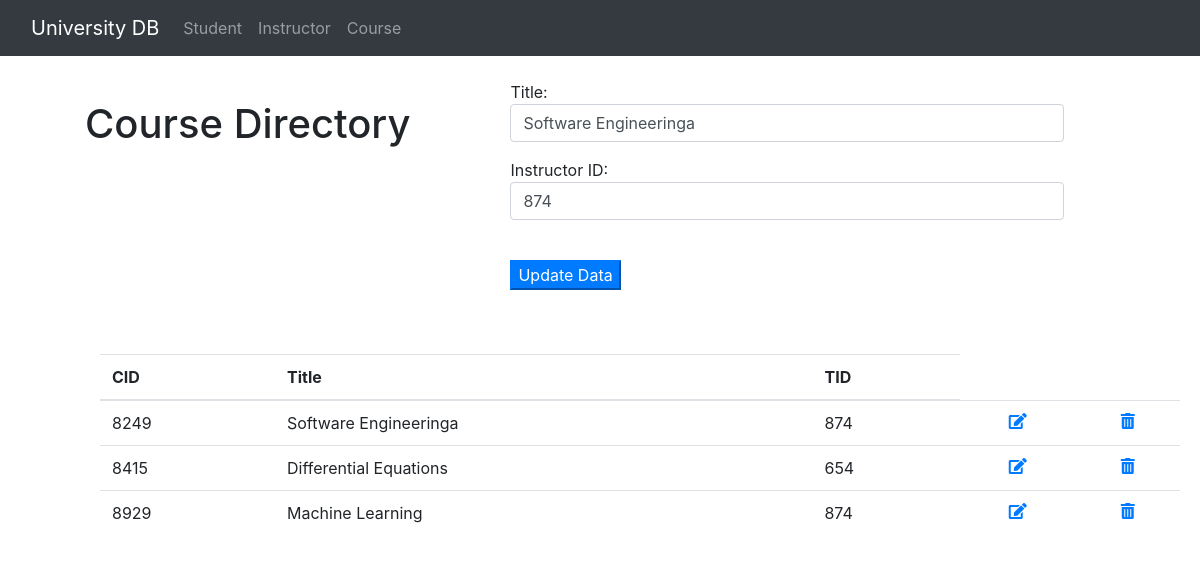
/course/query_edit?etitle=Software+Engineeringa&etid=874, run on the app's committed database.
### tables this page shows
CREATE TABLE course (
        cid INTEGER NOT NULL,
        title VARCHAR(256) NOT NULL,
        tid INTEGER NOT NULL,

        PRIMARY KEY (cid),
        FOREIGN KEY (tid) REFERENCES instructor(tid)
    );

### api.py (the view)
@app.route('/course/query_edit',methods = ['POST', 'GET']) #this is when user clicks edit link
def sql_edit_course_link():
    from functions.sqlquery import sql_query, sql_query2
    if request.method == 'GET':
        etid = request.args.get('etid')
        etitle = request.args.get('etitle')
        eresults = sql_query2(''' SELECT * FROM course where title = ? and tid = ?''', (etitle,etid))
    results = sql_query(''' SELECT * FROM course''')
    return render_template('coursedb.html', eresults=eresults, results=results)

### functions/sqlquery.py (called while the page is built)
def sql_query(query):
    cur = conn.cursor()
    cur.execute(query)
    rows = cur.fetchall()
    return rows

def sql_query2(query,var):
    cur = conn.cursor()
    cur.execute(query,var)
    rows = cur.fetchall()
    return rows

### templates/coursedb.html (shortened to what this page needs)
<html>
    <head>
        <link rel="stylesheet" href="https://use.fontawesome.com/releases/v5.1.0/css/all.css"
>
        <link rel="stylesheet" href="https://stackpath.bootstrapcdn.com/bootstrap/4.1.1/css/bootstrap.min.css"
>
    </head>
    <body>
        {% include 'navbar.html' %}
        <br>
        <div class='row'>
            <div style='margin-left: 100px; padding-block: 20px;'>
                <h1>
                    Course Directory
                </h1>
            </div>
            {% block content %}
            {% if 'query_edit' in request.url %}
            <div style='margin-left: 100px; width: 45%;'>
                {% for eresult in eresults %}
                <form action="/course/edit" method="POST">
                    <p>Title: <input class="form-control" type="text" name="title" style='width: 100%;'
                            value='{{eresult["title"]}}' /></p>
                    <p>Instructor ID: <input class="form-control" type="text" name="tid" style='width: 100%;'
                            value='{{eresult["tid"]}}' /></p>
                    {% endfor %}
                    <br>
                    <p><input class="btn-primary" type="submit" value="Update Data" /></p>
                </form>
            </div>
            {% endif %}
            {% endblock content %}
        </div>
        <br><br>
        <table class='table table-hover' style='margin-left: 100px; margin-right: 100px; width: 90%;'>
            <thead>
                <tr>
                    <th>CID</th>
                    <th>Title</th>
                    <th>TID</th>
                </tr>
            </thead>
            {% for result in results %}
            <tr>
                <td>{{result["cid"]}}</td>
                <td>{{result["title"]}}</td>
                <td>{{result["tid"]}}</td>
                <td align="center"><a
                        href="{{ url_for('sql_edit_course_link', etitle=result['title'], etid=result['tid']) }}"><i
                            class="fas fa-edit"></a></td>
                <td align="center"><a
                        href="{{ url_for('sql_data_course_delete', title=result['title'], tid=result['tid']) }}"><i
                            class="fas fa-trash-alt"></a></td>
            </tr>
            {% endfor %}
        </table>
    </body>
</html>

### data on the page
course: title "Software Engineeringa", tid "874", cid "8249"
course: cid "8415", title "Differential Equations", tid "654"
course: cid "8929", title "Machine Learning", tid "874"
